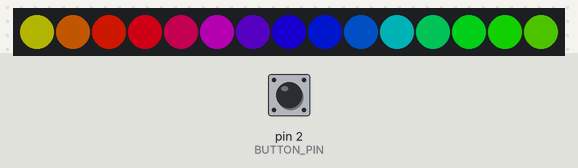
A program run on a simulated Arduino Nano, built with avr-gcc and run on an emulated ATmega328P. On the bench: 15 RGB LEDs in strip order, left to right. Inputs (shaded band) come from the test bench; at power-on: pin 2 (BUTTON_PIN) LOW. Dim RGB values are drawn brighter than linear.

Above: at 1.2 s.
1.3 s: pin 2 (BUTTON_PIN) pulled HIGH for 0.15 s
At 2.7 s:
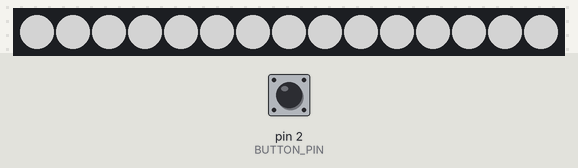
3.0 s: pin 2 (BUTTON_PIN) pulled HIGH for 1 s
At 4.3 s:
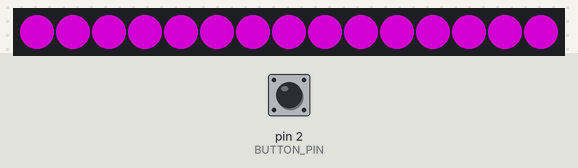
5.5 s: pin 2 (BUTTON_PIN) pulled HIGH for 0.15 s
At 6.4 s:
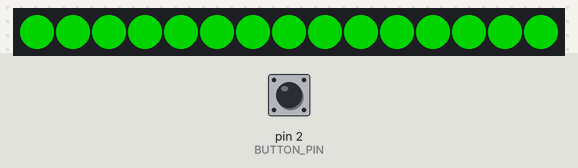
7.1 s: pin 2 (BUTTON_PIN) pulled HIGH for 3.2 s
At 11.5 s:
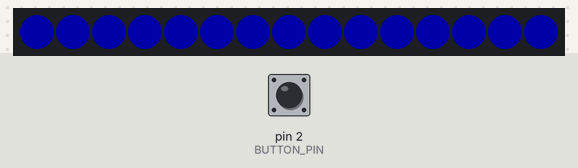
11.8 s: pin 2 (BUTTON_PIN) pulled HIGH for 0.15 s
At 12.4 s:
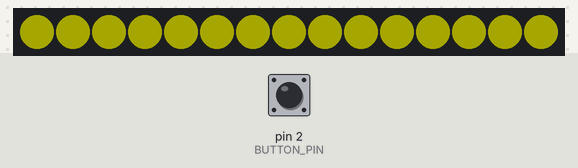
13.4 s: pin 2 (BUTTON_PIN) pulled HIGH for 1 s
At 14.7 s:
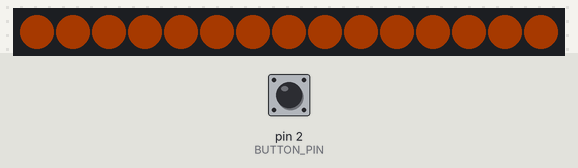
Timing chart, 0 to 16.4 s (numbered marks = the images above; inputs shaded):
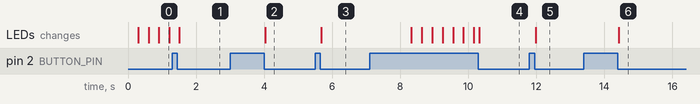

Measured:
- after the input at 1.3 s, the LEDs: change after 0.21 s (image 1)
- after the input at 3.0 s, the LEDs: change after 1.0 s (image 2)
- after the input at 5.5 s, the LEDs: change after 0.18 s (image 3)
- after the input at 11.8 s, the LEDs: change after 0.18 s (image 5)
- after the input at 13.4 s, the LEDs: change after 1.0 s (image 6)

The program:

main.cpp
```cpp
#include <Adafruit_NeoPixel.h>

#define ledPin 6 // пин ленты
#define numpixels 15 // кол-во светодиодов
Adafruit_NeoPixel strip = Adafruit_NeoPixel(numpixels, ledPin, NEO_GRB + NEO_KHZ800);

#include <Bounce2.h>
#define BUTTON_PIN 2 // пин кнопки
Bounce button = Bounce();

#define colorCount 8 // количество цветов + 1 для радуги

int numColor = colorCount - 1; // цвет с которого начинается (не забываем про 0); (colorCount - 1) - это радуга.

uint32_t color[colorCount - 1] =
    {
        strip.Color(255, 255, 255),
        strip.Color(255, 0, 255),
        strip.Color(0, 255, 0),
        strip.Color(0, 0, 255),
        strip.Color(255, 255, 0),
        strip.Color(255,91,0),
        strip.Color(255, 0, 0)};

int bright = 127; // начальная яркость

byte *Wheel(byte WheelPos)
{
  static byte c[3];
  if (WheelPos < 85)
  {
    c[0] = WheelPos * 3;
    c[1] = 255 - WheelPos * 3;
    c[2] = 0;
  }
  else if (WheelPos < 170)
  {
    WheelPos -= 85;
    c[0] = 255 - WheelPos * 3;
    c[1] = 0;
    c[2] = WheelPos * 3;
  }
  else
  {
    WheelPos -= 170;
    c[0] = 0;
    c[1] = WheelPos * 3;
    c[2] = 255 - WheelPos * 3;
  }
  return c;
}

void rainbowCycle(int SpeedDelay)
{
  byte *c;
  uint16_t i, j;

  for (j = 0; j < 256 * 5; j++)
  {
    button.update();
    if (button.fell())
    {
      numColor++;
      break;
    }
    for (i = 0; i < numpixels; i++)
    {
      button.update();
      if (button.fell())
      {
        numColor++;
        break;
      }
      c = Wheel(((i * 256 / numpixels) + j) & 255);
      strip.setPixelColor(i, strip.Color(*c, *(c + 1), *(c + 2)));
    }
    strip.show();
    delay(SpeedDelay);
  }
}

void setup()
{
  button.attach(BUTTON_PIN, INPUT);
  button.interval(5);

  strip.begin();
  strip.setBrightness(bright);
  strip.show();
}

void loop()
{
  button.update();

  if (button.read() and button.currentDuration() > 1200)
  {
    bright++;
    if (bright > 255)
      bright = 0;
  }

  if (button.fell())
    numColor++;

  if (numColor == colorCount)
    numColor = 0;

  if (numColor == colorCount - 1)
    rainbowCycle(20);

  for (int i = 0; i < numpixels; i++)
  {
    strip.setPixelColor(i, color[numColor]);
    strip.setBrightness(bright);
    strip.show();
  }
}
```
